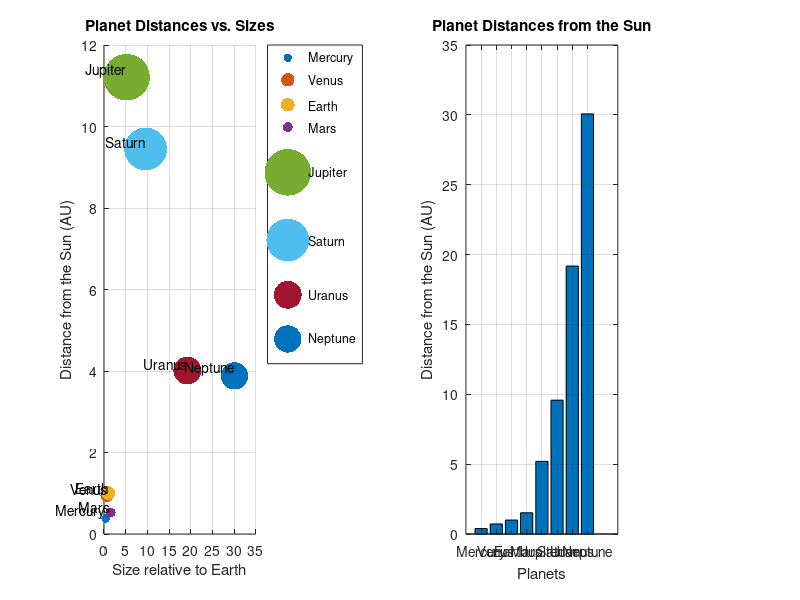

MATLAB code to generate this figure:
% Author Name: Matthew Silva
% Email: silvam76@rowan.edu
% Course: MATLAB Programming - Fall 2024
% Assignment: Assignment 2
% Task: 4 - Solar System Visualization
% Date: 10/11

% Solar System Visualization

% Data for planets (distances in AU and sizes relative to Earth)
planet_names = {'Mercury', 'Venus', 'Earth', 'Mars', 'Jupiter', 'Saturn', 'Uranus', 'Neptune'};
planet_distances = [0.39, 0.72, 1.00, 1.52, 5.20, 9.58, 19.18, 30.07]; % Distances from the Sun in AU
planet_sizes = [0.38, 0.95, 1.00, 0.53, 11.21, 9.45, 4.01, 3.88]; % Relative sizes (Earth = 1)
planet_colors = lines(length(planet_names)); % colors for each planet

% Create figure
figure;

% Subplot 1: Scatter plot of planet distances vs. sizes
subplot(1, 2, 1); % Create subplot
hold on;
for i = 1:length(planet_names)
    scatter(planet_distances(i), planet_sizes(i), 100*planet_sizes(i), 'filled', 'MarkerFaceColor', planet_colors(i,:));
end
hold off;

% Customizing the plot
title('Planet Distances vs. Sizes');
xlabel('Size relative to Earth');
ylabel('Distance from the Sun (AU)');
grid on;

% Adding planet names next to each point
for i = 1:length(planet_names)
    text(planet_distances(i), planet_sizes(i), planet_names{i}, 'VerticalAlignment', 'bottom', 'HorizontalAlignment', 'right');
end

legend(planet_names, 'Location', 'northeastoutside'); % Legend for planet names

% Subplot 2: Bar chart of planet distances
subplot(1, 2, 2); % Create second subplot
bar(planet_distances); % Bar chart for distances
set(gca, 'XTickLabel', planet_names); % Label bars with planet names

% Customizing the plot
title('Planet Distances from the Sun');
xlabel('Planets');
ylabel('Distance from the Sun (AU)');
grid on;

% Save the figure as an image file
saveas(gcf, 'solar_system_visualization.png');